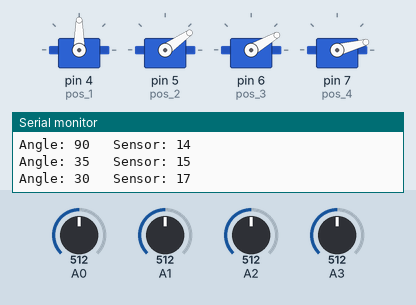
Simulated run of this sketch. Board: Arduino Uno, built with avr-gcc and run on an emulated ATmega328P. Shown: 4 × servo, the last lines printed to the serial monitor. The inputs (shaded band) are chosen by the test bench; at power-on: A0 = 512, A1 = 512, A2 = 512, A3 = 512.

Above: at 2.0 s.
2.1 s: A0 set to 716
At 3.5 s:
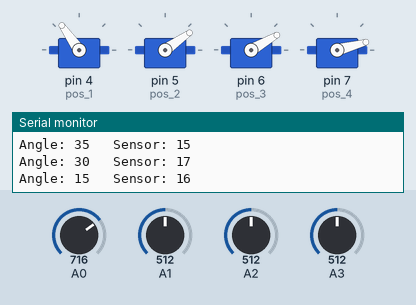
3.9 s: A1 set to 716
At 4.8 s:
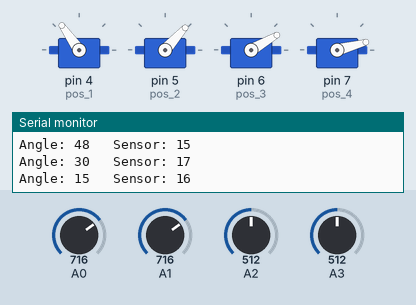
5.6 s: A2 set to 716
At 6.2 s:
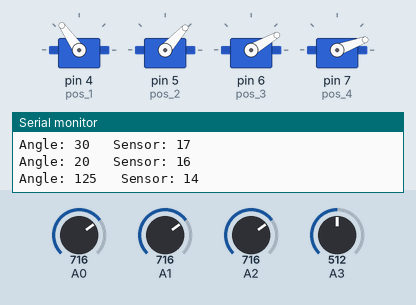
7.3 s: A3 set to 716
At 9.0 s:
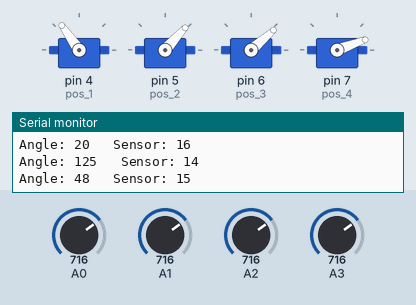
9.3 s: A0 set to 992
At 10.7 s:
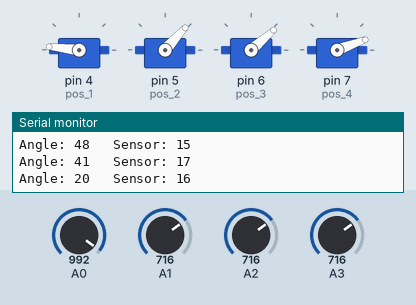
11.1 s: A1 set to 992
At 12.0 s:
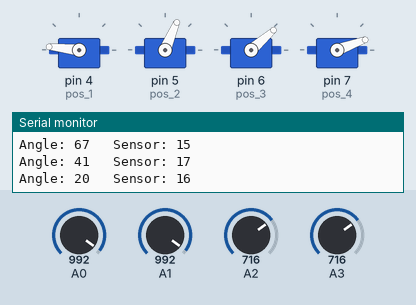
Timing chart, 0 to 13.8 s (numbered marks = the images above; inputs shaded):
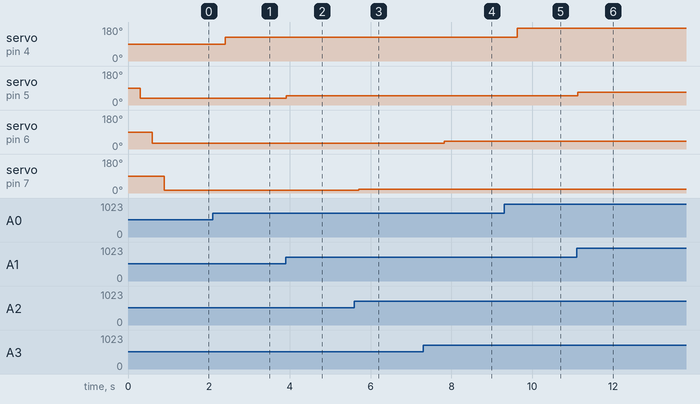

Measured:
- after the input at 2.1 s, servo on pin 4 (pos_1): 90° → 125° after 0.31 s
- after the input at 3.9 s, servo on pin 5 (pos_2): 35° → 48° at once
- after the input at 5.6 s, servo on pin 7 (pos_4): 15° → 20° after 0.11 s
- after the input at 7.3 s, servo on pin 6 (pos_3): 30° → 41° after 0.52 s
- after the input at 9.3 s, servo on pin 4 (pos_1): 125° → 174° after 0.32 s
- after the input at 11.1 s, servo on pin 5 (pos_2): 48° → 67° at once

The sketch:

robotic_arm_arduino.ino
```cpp
#include<Servo.h>

Servo servo_1, servo_2, servo_3, servo_4 ;  //servo_1 = left_Right || pos_1
                                            //servo_2 = forward_backward || pos_2
int vry_1 = A0;                             //servo_3 = Up_Down || pos_3
int vrx_1 = A1;                             //servo_4 = claw ||pos_4
int vry_2 = A2;
int vrx_2 = A3;

int pos_1 = 4 , pos_2 = 5 , pos_3 = 6 , pos_4 = 7 ;

void setup(){
  Serial.begin(9600);

  servo_1.attach(pos_1);
  servo_2.attach(pos_2);
  servo_3.attach(pos_3);
  servo_4.attach(pos_4);

  /*servo_1.write(90);
  servo_2.write(90);
  servo_3.write(90);
  servo_4.write(90);  */

}

void loop(){
  angle_move(servo_1, vry_1 , 0 , 180 );  // Left_Right
  angle_move(servo_2, vrx_1 , 0 , 70 );   // Forward_Backward
  angle_move(servo_3, vrx_2 , 0 , 60  );  // Up_Down
  angle_move(servo_4, vry_2 , 0 , 30  );  // Claw
}

void angle_move(Servo &servo, int module , int angle_min , int angle_max) {
  int sensor_value = analogRead(module);
  int angle = map(sensor_value, 0, 1023, angle_min , angle_max );
  servo.write(angle);

  Serial.print("Angle: ");
  Serial.print(angle);
  Serial.print("   Sensor: ");
  Serial.println(module);
  delay(300);
}
```
